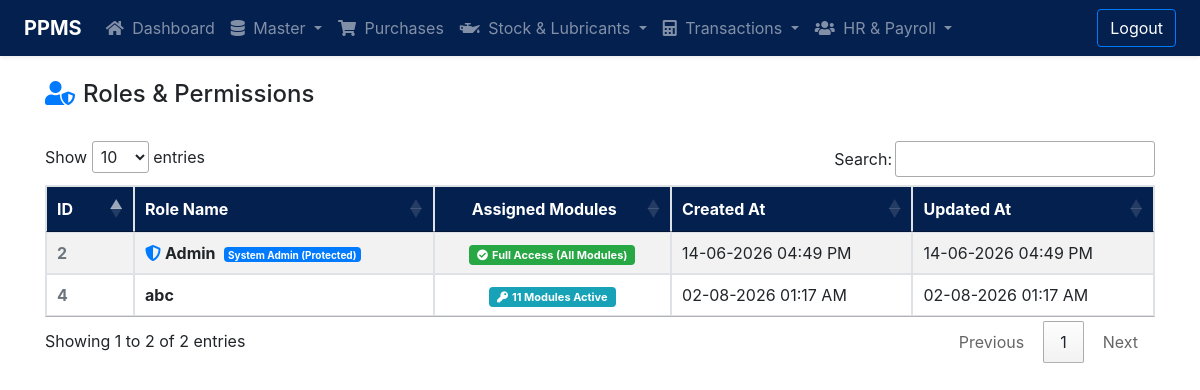
The page /roles/roles-list.php (signed in) on the database its author committed.
### tables this page shows
CREATE TABLE `tbl_roles` (
  `id` int(11) NOT NULL AUTO_INCREMENT,
  `name` varchar(128) NOT NULL,
  `created_at` datetime NOT NULL DEFAULT current_timestamp(),
  `updated_at` datetime NOT NULL DEFAULT current_timestamp() ON UPDATE current_timestamp(),
  `deleted_at` datetime DEFAULT NULL,
  PRIMARY KEY (`id`)
);

### include/permissions.php (called while the page is built, shortened)
<?php
require_once __DIR__ . '/config.php';
function has_permission($module_slug, $action) {
    global $connection;
    $user_id = intval($_SESSION['loggedInUser']);
    $user_res = mysqli_query($connection, "SELECT type, role_id FROM tbl_accounts WHERE id = '$user_id' LIMIT 1");
    if (!$user_res || !($user = mysqli_fetch_assoc($user_res))) {
        return false;
    }
    $role_id = intval($user['role_id'] ?? 0);
    $r_check = mysqli_query($connection, "SELECT name FROM tbl_roles WHERE id = '$role_id' LIMIT 1");
    if ($r_check && ($r_row = mysqli_fetch_assoc($r_check))) {
        if (strtolower(trim($r_row['name'])) === 'admin') {
            return true;
        }
    }
    $col_map = [
        'show'   => 'can_show',
        'view'   => 'can_show',
        'add'    => 'can_add',
        'create' => 'can_add',
        'edit'   => 'can_edit',
        'update' => 'can_edit',
        'delete' => 'can_delete'
    ];
    $col_name = $col_map[strtolower($action)] ?? 'can_show';
    $perm_res = mysqli_query($connection, "SELECT $col_name FROM tbl_role_permissions WHERE role_id = '$role_id' AND module_slug = '$module_slug' LIMIT 1");
    if ($perm_res && ($perm = mysqli_fetch_assoc($perm_res))) {
        return intval($perm[$col_name]) === 1;
    }
    return false;
}
?>

### roles/roles-list.php (the view, shortened to what this page needs)
<?php
require '../include/config.php';
require '../include/permissions.php';
?>
<!DOCTYPE html>
<html lang="en">
  <head>
		<link rel="stylesheet" href="https://stackpath.bootstrapcdn.com/bootstrap/4.3.1/css/bootstrap.min.css">
		<link rel="stylesheet" href="https://cdnjs.cloudflare.com/ajax/libs/font-awesome/5.11.2/css/all.min.css" />
		<link rel="stylesheet" href="https://cdn.datatables.net/1.10.20/css/jquery.dataTables.min.css" />
		<link rel="stylesheet" href="../include/style.css?v=1.0.1" />
	</head>
	<body>
        <?php include('../include/navbar.php');?>
		<main class="main">
			<div class="container pt-4 pb-4">
				<div class="row mb-4 align-items-center">
					<div class="col-md-6">
						<h4><i class="fas fa-user-shield text-primary mr-2"></i>Roles &amp; Permissions</h4>
					</div>
				</div>
				<table id="rolesListTable" class="table table-striped table-bordered">
					<thead>
						<tr>
							<th style="width: 50px;">ID</th>
							<th>Role Name</th>
							<th style="text-align: center;">Assigned Modules</th>
							<th>Created At</th>
							<th>Updated At</th>
						</tr>
					</thead>
					<tbody>
						<?php
						$sql = "SELECT r.*,
								       (SELECT COUNT(*) FROM tbl_role_permissions rp WHERE rp.role_id = r.id AND (rp.can_show=1 OR rp.can_add=1 OR rp.can_edit=1 OR rp.can_delete=1)) as perm_count
								FROM tbl_roles r
								ORDER BY r.id ASC";
						$result = mysqli_query($connection, $sql);
						if($result && mysqli_num_rows($result) > 0){
							while($row = mysqli_fetch_assoc($result)){
                                $isAdminRole = ($row['id'] == 1 || strtolower(trim($row['name'])) === 'admin');
                                $canEditRole = has_permission('roles', 'edit') && !$isAdminRole;
                                if ($isAdminRole) {
                                    $roleNameHtml = '<strong><i class="fas fa-shield-alt text-primary mr-1"></i>'.htmlspecialchars($row['name']).'</strong> <span class="badge badge-primary ml-1" style="font-size:10px;">System Admin (Protected)</span>';
                                    $permBadgeHtml = '<span class="badge badge-success px-2 py-1" style="font-size:11px;"><i class="fas fa-check-circle mr-1"></i>Full Access (All Modules)</span>';
                                } else {
                                    $roleNameHtml = $canEditRole
                                        ? '<a href="edit-role.php?id='.$row['id'].'" class="font-weight-bold" style="color: var(--primary-color);"><i class="fas fa-user-tag mr-1 text-muted"></i>'.htmlspecialchars($row['name']).'</a>'
                                        : '<strong>'.htmlspecialchars($row['name']).'</strong>';
                                    $permBadgeHtml = '<span class="badge badge-info px-2 py-1" style="font-size:11px;"><i class="fas fa-key mr-1"></i>'.$row['perm_count'].' Modules Active</span>';
                                }
								echo '
									<tr>
										<td class="font-weight-bold text-muted">'.$row['id'].'</td>
										<td>'.$roleNameHtml.'</td>
										<td class="text-center">'.$permBadgeHtml.'</td>
										<td>'.date("d-m-Y h:i A", strtotime($row['created_at'])).'</td>
										<td>'.date("d-m-Y h:i A", strtotime($row['updated_at'])).'</td>';
								echo '</tr>';
							}
						}
						?>
					</tbody>
				</table>
			</div>
		</main>
    </body>
</html>

### include/style.css (style rules this page uses)
:root { --primary-color: #04204e; --primary-hover: #07347a; --primary-light: #e6f0fa; --primary-gradient: linear-gradient(135deg, var(--primary-color) 0%, #07347a 100%); --gradient-header: linear-gradient(135deg, var(--primary-color) 0%, #094096 100%); }
table thead th, .table thead th { background-color: #04204e !important; color: #fff !important; }

### roles/roles-list.php (style rules this page uses)
#rolesListTable thead th { background-color: #04204e !important; background: var(--primary-color) !important; color: #fff !important; }

### rows shown on the page
tbl_roles: id "2", name "Admin", shows "Full Access (All Modules)", created_at "14-06-2026 04:49 PM", updated_at "14-06-2026 04:49 PM"
tbl_roles: id "4", name "abc", perm_count "11", created_at "02-08-2026 01:17 AM", updated_at "02-08-2026 01:17 AM"
